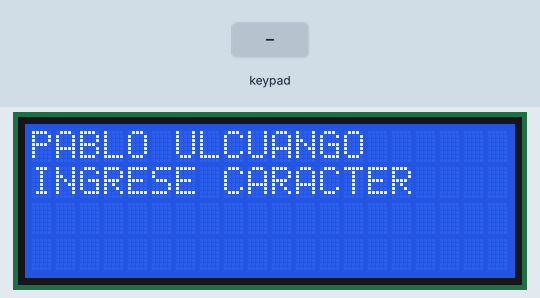
Simulated run of this sketch. Board: Arduino Uno, built with avr-gcc and run on an emulated ATmega328P. On the bench: 20×4 character LCD. Inputs (shaded band) come from the test bench. EEPROM starts erased; what the sketch prints to the serial monitor is not drawn.

Above: at 1.2 s.
1.3 s: key '<' pressed
At 2.2 s:
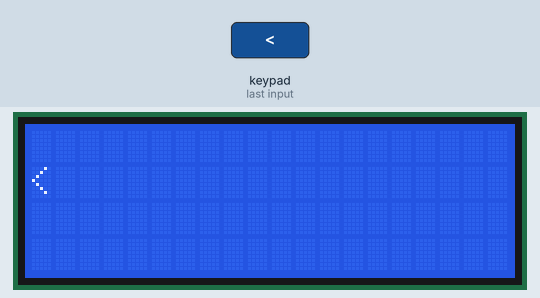
4.3 s: keypad keys 7 6 5 4 # pressed 0.4 s apart
At 7.0 s:
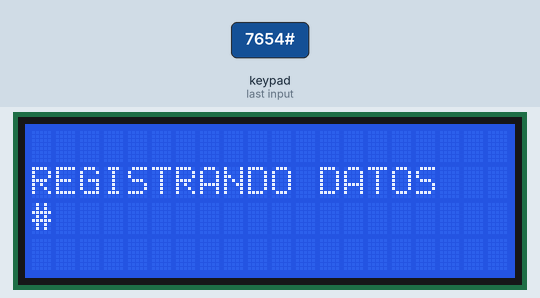
7.8 s: key 'A' pressed
At 8.5 s:
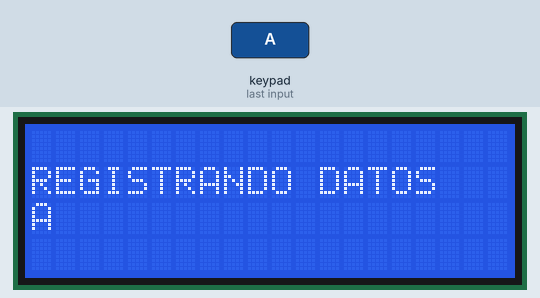
9.3 s: keypad keys 7 6 5 4 * pressed 0.4 s apart
At 9.5 s:
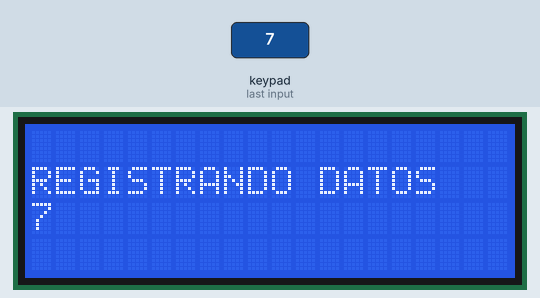
12.8 s: keypad keys 7 6 5 4 A pressed 0.4 s apart
At 14.7 s:
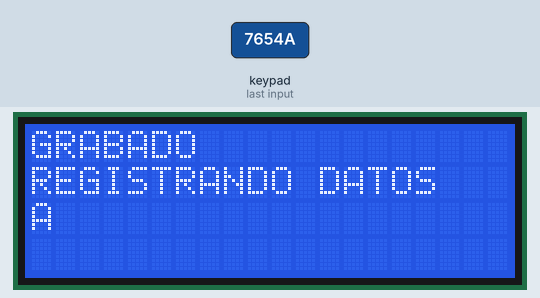
16.3 s: key '7' pressed
At 17.4 s:
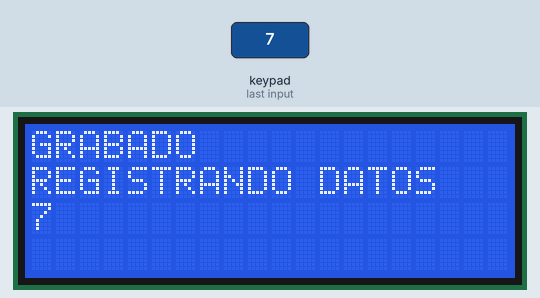
Timing chart, 0 to 18.8 s (numbered marks = the images above; inputs shaded):
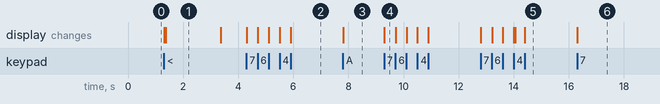

Measured:
- after the input at 1.3 s, the display: first changes at once (image 1 shows a later state)
- after the input at 4.3 s, the display: first changes at once (image 2 shows a later state)
- after the input at 7.8 s, the display: changes at once (image 3)
- after the input at 9.3 s, the display: changes at once (image 4)
- after the input at 12.8 s, the display: first changes at once (image 5 shows a later state)
- after the input at 16.3 s, the display: changes at once (image 6)
- what the display in image 1 shows lasts 2.0 s, from 1.4 s to 3.4 s

The sketch:

Deber5.ino
```cpp
/*UNIVERSIDAD TÉCNICA DEL NORTE
FICA-CITEL
SISTEMAS EMBEBIDOS
DEBER 5.1: Funciones Específicas - Memoria EEPROM
Nombre: Ulcuango Pablo
Fecha: 27-05-2021
Docente: Ing. Pamela Godoy
*/

#include <LiquidCrystal.h>
#include <Keypad.h>
#include <EEPROM.h>

LiquidCrystal lcd(13,12,11,10,9,8);

char reiniciar;
int i=0;
int j=0;
int dato;
char DATO[15], POS[1];
const byte filas = 4;
const byte columnas = 4;
byte pinesFilas[]  = {7,6,5,4};
byte pinesColumnas[] = {3,2,A0,A1};
char teclas[4][4] = {{'7','8','9','A'},
                     {'4','5','6','B'},
                     {'1','2','3','C'},
                     {'*','0','#','<'}};
Keypad teclado1 = Keypad( makeKeymap(teclas), pinesFilas, pinesColumnas, filas, columnas);
void setup() {
  lcd.begin(20,4);
  lcd.setCursor(0,0);
  lcd.print("PABLO ULCUANGO");
  lcd.setCursor(0,1);
  lcd.print("INGRESE CARACTER");
  Serial.begin(9600);
  Serial.println("Teclado MATRICIAL");
  Serial.println();
}
void loop() {
  char tecla_presionada = teclado1.getKey();
  if(tecla_presionada){
    lcd.setCursor(0,1);
    lcd.print("REGISTRANDO DATOS");
    lcd.setCursor(0,2);
    lcd.print(tecla_presionada);
    DATO[i]=tecla_presionada;
    i++;
    for(int h=0;h<16;h++){
    EEPROM.write(h,DATO[h]);
    }
    if(i==15){
      lcd.clear();
      lcd.setCursor(0,0);
      lcd.println("GRABADO");
      i=0;
    }
    POS[j]=tecla_presionada;
    if(POS[0]=='<'){
      lcd.clear();
      lcd.setCursor(0,1);
      lcd.print("Datos grabados");
      lcd.setCursor(0,1);
      for(int k=0;k<16;k++){
      reiniciar=EEPROM.read(k);
      lcd.print(reiniciar);
      }
      delay(2000);
      i=0;
      j=0;
      lcd.clear();
      lcd.setCursor(0,1);
      lcd.print("INGRESE DATOS");
    }
  }
}
/*  //Monitor Serial
  if (tecla_presionada)
  {
    Serial.print("Tecla: ");
    Serial.println(tecla_presionada);
  }
}
*/
```
